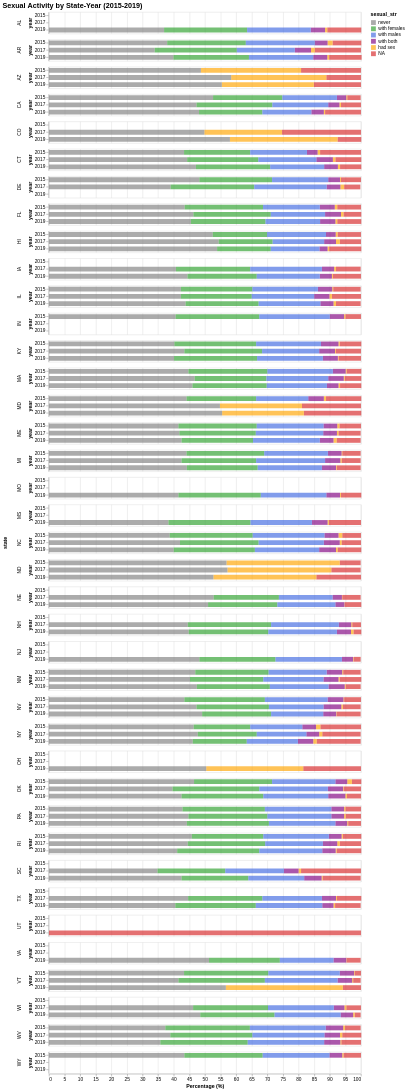

Describe this chart as a Vega-Lite specification.
### Vega-Lite specification from a JSON file in a GitHub repository (floating-point values rounded to 4 significant figures; data arrays with more than 128 entries replaced by an {"elided": "..."} marker saying what was removed)
{"config": {"view": {"continuousWidth": 400, "continuousHeight": 300}, "range": {"category": ["gray", "#2ca02c", "royalblue", "purple", "orange", "#d62728"]}, "title": {"fontSize": 15}}, "data": {"name": "data-fed4033ce01ff7452c849fe4e895b722"}, "mark": {"type": "bar", "opacity": 0.66, "size": 10}, "encoding": {"color": {"field": "sexual_str", "sort": {"field": "order", "order": "ascending"}, "type": "nominal"}, "order": {"field": "order", "type": "nominal"}, "row": {"field": "state", "spacing": 10, "type": "nominal"}, "tooltip": [{"field": "state", "title": "State", "type": "nominal"}, {"field": "year", "title": "Year", "type": "ordinal"}, {"field": "sexual_str", "title": "sexual_str", "type": "nominal"}, {"field": "percent", "title": "Percent (%)", "type": "quantitative"}], "x": {"aggregate": "sum", "axis": {"title": "Percentage (%)"}, "field": "percent", "scale": {"domainMax": 100}, "type": "quantitative"}, "y": {"field": "year", "type": "ordinal"}}, "height": 45, "selection": {"selector004": {"type": "interval", "bind": "scales", "encodings": ["x", "y"]}}, "title": "Sexual Activity by State-Year (2015-2019)", "transform": [{"calculate": "{'never':0, 'with females':1, 'with males':2, 'with both':3, 'had sex':4, 'NA':5}[datum.sexual_str]", "as": "order"}], "width": 650, "$schema": "https://vega.github.io/schema/vega-lite/v4.17.0.json", "datasets": {"data-fed4033ce01ff7452c849fe4e895b722": {"elided": "505 records"}}}
